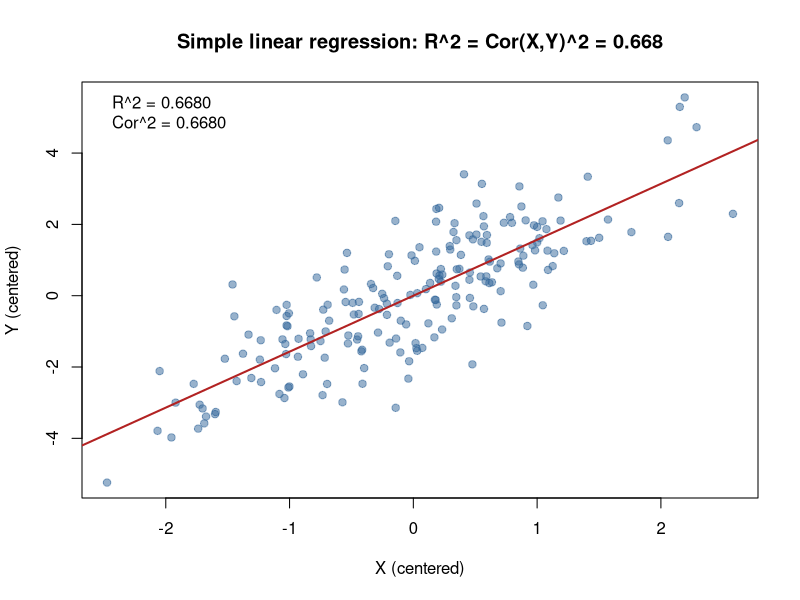

The R source for this figure:
## =============================================================================
## Group Two  |  ISLR 2nd ed.  |  Chapter 3, Exercise 7
## Prove: in simple linear regression, R^2 = [Cor(X, Y)]^2
## (You may assume xbar = ybar = 0.)
## =============================================================================

cat("============================================================\n")
cat("Chapter 3, Exercise 7  |  R^2 = Cor(X, Y)^2\n")
cat("============================================================\n\n")

cat("From ISLR:\n")
cat("  RSS = sum (y_i - yhat_i)^2\n")
cat("  TSS = sum (y_i - ybar)^2\n")
cat("  R^2 = 1 - RSS / TSS                         (3.17)\n")
cat("  Cor(X,Y) = sum (x_i - xbar)(y_i - ybar)\n")
cat("             / sqrt[ sum(x_i-xbar)^2 * sum(y_i-ybar)^2 ]   (3.18)\n\n")

cat("Assume xbar = 0 and ybar = 0.\n")
cat("Then the least-squares intercept is 0 and\n")
cat("  beta1_hat = sum(x_i y_i) / sum(x_i^2)\n")
cat("  yhat_i    = beta1_hat * x_i\n")
cat("  TSS       = sum(y_i^2)\n\n")

cat("Expand RSS:\n")
cat("  RSS = sum (y_i - beta1_hat x_i)^2\n")
cat("      = sum y_i^2 - 2 beta1_hat sum x_i y_i + beta1_hat^2 sum x_i^2\n\n")

cat("Substitute beta1_hat = sum(x y) / sum(x^2):\n")
cat("  RSS = sum y_i^2 - [sum(x_i y_i)]^2 / sum(x_i^2)\n\n")

cat("Therefore\n")
cat("  R^2 = 1 - RSS/TSS\n")
cat("      = [sum(x_i y_i)]^2  /  [ sum(x_i^2) * sum(y_i^2) ]\n\n")

cat("Under the same centering,\n")
cat("  Cor(X,Y) = sum(x_i y_i) / sqrt[ sum(x_i^2) * sum(y_i^2) ]\n")
cat("so\n")
cat("  Cor(X,Y)^2 = [sum(x_i y_i)]^2 / [ sum(x_i^2) * sum(y_i^2) ] = R^2.\n\n")

cat("If the means are not already zero, replace x_i by (x_i - xbar) and\n")
cat("y_i by (y_i - ybar). That is exactly what simple linear regression does.\n\n")

## ---- Numerical verification in R -------------------------------------------
set.seed(7)
n <- 200
x <- rnorm(n)
y <- 1.5 * x + rnorm(n)

## Center so that xbar = ybar = 0, as allowed by the problem
x <- x - mean(x)
y <- y - mean(y)
stopifnot(abs(mean(x)) < 1e-12, abs(mean(y)) < 1e-12)

fit <- lm(y ~ x)                       # intercept will be ~0 after centering
r2   <- summary(fit)$r.squared
cor2 <- cor(x, y)^2

## Direct formula from the proof
r2_formula <- sum(x * y)^2 / (sum(x^2) * sum(y^2))

cat("Numerical check (n = 200, after centering):\n")
cat("  mean(x), mean(y)     :", mean(x), mean(y), "\n")
cat("  intercept of lm(y~x) :", unname(coef(fit)[1]), "\n")
cat("  slope of lm(y~x)     :", unname(coef(fit)[2]), "\n")
cat("  R^2 from summary()   :", r2, "\n")
cat("  Cor(X,Y)^2           :", cor2, "\n")
cat("  algebraic formula    :", r2_formula, "\n")
cat("  all three equal?     :", isTRUE(all.equal(r2, cor2)) &&
                              isTRUE(all.equal(r2, r2_formula)), "\n")

## Also true WITHOUT forcing the means to zero (ordinary SLR)
set.seed(7)
x2 <- rnorm(n)
y2 <- 1.5 * x2 + rnorm(n)
r2_raw  <- summary(lm(y2 ~ x2))$r.squared
cor2_raw <- cor(x2, y2)^2
cat("\nSame identity without centering (ordinary simple linear regression):\n")
cat("  R^2        :", r2_raw, "\n")
cat("  Cor(X,Y)^2 :", cor2_raw, "\n")
cat("  equal?     :", isTRUE(all.equal(r2_raw, cor2_raw)), "\n")

png("fig_r2_equals_cor2.png", width = 1400, height = 1100, res = 160)
plot(x, y, pch = 19, col = rgb(0.2, 0.4, 0.6, 0.5),
     main = sprintf("Simple linear regression: R^2 = Cor(X,Y)^2 = %.3f", r2),
     xlab = "X (centered)", ylab = "Y (centered)")
abline(fit, col = "firebrick", lwd = 2)
legend("topleft",
       legend = c(sprintf("R^2 = %.4f", r2),
                  sprintf("Cor^2 = %.4f", cor2)),
       bty = "n")
dev.off()
cat("\nSaved fig_r2_equals_cor2.png\n")
